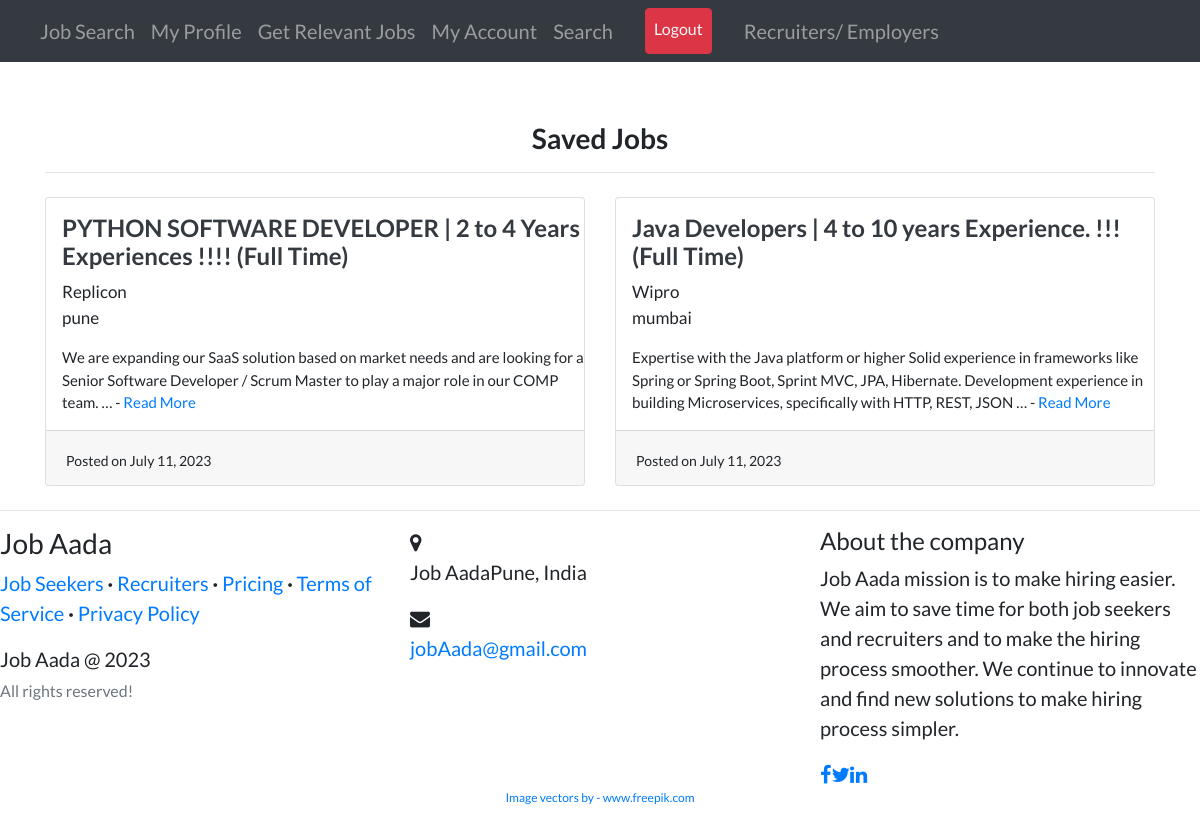
Screenshot of /candidates/saved_job_list/ (signed in) with the database file from the repository.
### candidates/models.py (models this page shows, shortened)
class SavedJobs(models.Model):
    job = models.ForeignKey(
        Job, related_name='saved_job', on_delete=models.CASCADE)
    user = models.ForeignKey(
        User, related_name='saved', on_delete=models.CASCADE)
    date_posted = models.DateTimeField(default=timezone.now)

### recruiter/models.py (models this page shows, shortened)
class Job(models.Model):
    recruiter = models.ForeignKey(
        User, related_name='jobs', on_delete=models.CASCADE)
    title = models.CharField(max_length=255)
    company = models.CharField(max_length=200)
    location = models.CharField(max_length=255)
    description = models.TextField()
    skills_req = models.CharField(max_length=200)
    job_type = models.CharField(
        max_length=30, choices=CHOICES, default='Full Time', null=True)
    link = models.URLField(null=True, blank=True)
    slug = AutoSlugField(populate_from='title', unique=True, null=True)
    date_posted = models.DateTimeField(default=timezone.now)

### candidates/views.py (the view)
# urls.py: path('saved_job_list/', saved_jobs, name='saved-jobs'),
@login_required
@user_passes_test(is_candidate)
def saved_jobs(request):
    jobs = SavedJobs.objects.filter(
        user=request.user).order_by('-date_posted')
    return render(request, 'candidates/saved_jobs.html', {'jobs': jobs, 'candidate_navbar': 1})

### users/decortor.py (called while the page is built)
def is_candidate(CustomUser):
    if CustomUser.is_authenticated and (CustomUser.account_type == 'candidates'):
        return True
    else:
        return False

### candidates/templates/candidates/saved_jobs.html
{% extends "base.html" %} {% load static %} {% block content %}
<br /><br />
<div>
  <h3 class="text-center"><b>Saved Jobs</b></h3>
  <hr my-2 />
  <div class="row">
    {% for job in jobs %}
    <div class="col-md-6">
      <div class="card card-signin my-2">
        <span class="ml-3 mt-3">
          <a href="{% url 'candidates:job_details' job.job.pk %}"
            ><h4 class="text-dark">
              <b>{{job.job.title}} ({{job.job.job_type}})</b>
            </h4></a
          >
          <p style="font-size: 17px">
            {{job.job.company}}<br />{{job.job.location}}
          </p>
          <p style="font-size: 15px">
            {{job.job.description|truncatewords:30}} -
            <a href="{% url 'candidates:job_details' job.job.pk %}">Read More</a>
          </p>
        </span>
        <div class="card-footer">
          <span style="font-size: 14px"
            >Posted on {{job.job.date_posted|date:"F d, Y"}}</span
          >
        </div>
      </div>
    </div>
    {% endfor %}
  </div>
</div>
{% endblock content %}

### templates/base.html (style rules this page uses)
body { font-family: "Lato"; font-size: 20px; }

### rows the page displays
SavedJobs: job "PYTHON SOFTWARE DEVELOPER | 2 to 4 Years Experiences !!!!", job.job_type "Full Time", job.company "Replicon", job.location "pune", job.description "We are expanding our SaaS solution based on market needs and are looking for a Senior Software Developer / Scrum Master to play a major role in our COMP team. …", job.date_posted "July 11, 2023"
SavedJobs: job "Java Developers | 4 to 10 years Experience. !!!", job.job_type "Full Time", job.company "Wipro", job.location "mumbai", job.description "Expertise with the Java platform or higher Solid experience in frameworks like Spring or Spring Boot, Sprint MVC, JPA, Hibernate. Development experience in building Microservices, specifically with HTTP, REST, JSON …", job.date_posted "July 11, 2023"
